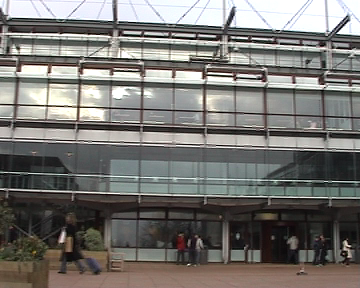
%> input picture mvg/images/parade1.bmp, 360 x 288 px; its folder holds only this picture in this run
$ octave cvpr_computedescriptors.m   (GNU Octave 9; MATLAB toolbox functions it lacks are replaced by stand-ins)
%> lines starting %> are read from the running program, lines starting %| are printed output that depends on the picture
%> further down, img is the input picture: size 288x360x3 uint8; mean R, G, B 119, 116.9, 113.3
### global_colour_histogram/global_col_histo.m
function F=global_col_histo(img,Q)
%> called with Q = 4

% Function to compute the Global colour histogram
%% Input params:
% img:      RGB image
% Q:        The level of quantization of the RGB space
%% Output:
% H:        Feature vector of img

% qimg: normalized img
qimg = double(img)./256;
qimg = floor(qimg.*Q);
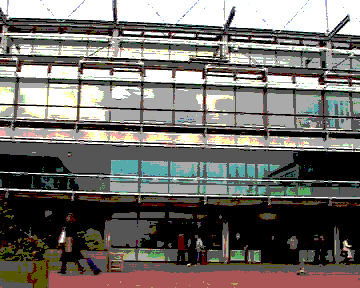
%> qimg: size 288x360x3 double; mean R, G, B 1.34, 1.29, 1.24; drawn with min black and max white

% extract red, green, blue channels
rdash = qimg(:,:,1);
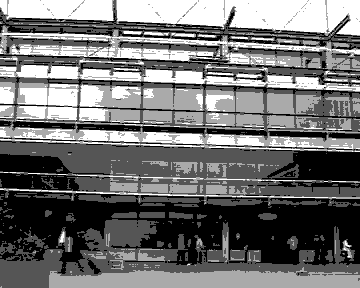
%> rdash: size 288x360 double; min 0, max 3, mean 1.34; drawn with min black and max white
gdash = qimg(:,:,2);
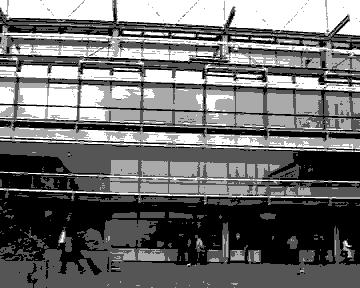
%> gdash: size 288x360 double; min 0, max 3, mean 1.29; drawn with min black and max white
bdash = qimg(:,:,3);
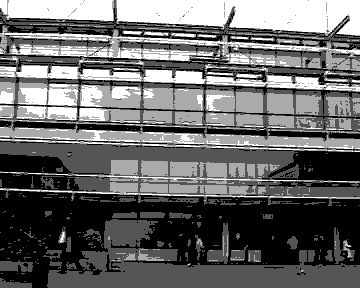
%> bdash: size 288x360 double; min 0, max 3, mean 1.24; drawn with min black and max white

% bin: a 2D image where each 'pixel' contains an integer value in range 0 to Q^3-1 inclusive
bin = rdash*(Q^2) + gdash*(Q) + bdash;
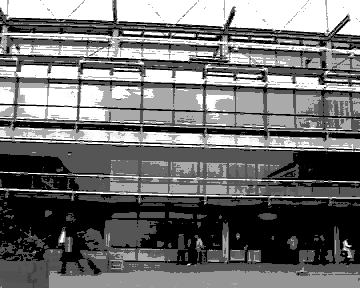
%> bin: size 288x360 double; min 0, max 63, mean 27.8; drawn with min black and max white

% vals: build a frequency histogram from these values
vals=reshape(bin,1,size(bin,1)*size(bin,2));

% Now we can use hist to create a histogram of Q^3 bins.
F = histogram(vals,Q^3-1);
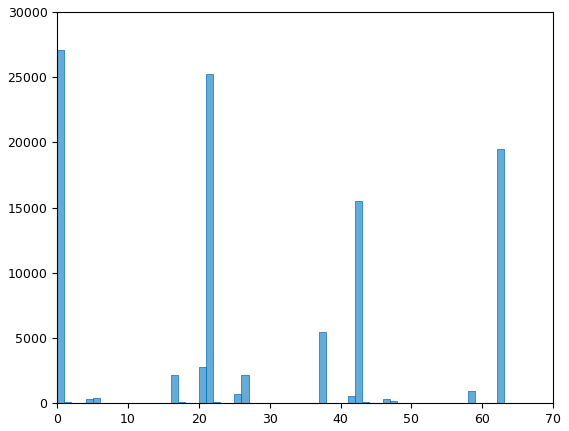
%> figure redrawn from the program's plot data; tallest bar 27105 high, from x = 0 to 1

return;

### global_colour_histogram/cvpr_computedescriptors.m
%% EEE3032 - Computer Vision and Pattern Recognition (ee3.cvpr)
%%
%% cvpr_computedescriptors.m
%% Skeleton code provided as part of the coursework assessment
%% This code will iterate through every image in the MSRCv2 dataset
%% and call a function 'extractRandom' to extract a descriptor from the
%% image.  Currently that function returns just a random vector so should
%% be changed as part of the coursework exercise.
%%
%% (c) John Collomosse 2010  (J.Collomosse@surrey.ac.uk)
%% Centre for Vision Speech and Signal Processing (CVSSP)
%% University of Surrey, United Kingdom

close all;
clear all;

%% Edit the following line to the folder you unzipped the MSRCv2 dataset to
DATASET_FOLDER = '/Users/darinageorgieva/Documents/dev/uni/cvprlab/labs/cw/MSRC_ObjCategImageDatabase_v2';

%% Create a folder to hold the results...
OUT_FOLDER = '/Users/darinageorgieva/Documents/dev/uni/cvprlab/labs/cw/cwork_basecode_2012/descriptors';
%% and within that folder, create another folder to hold these descriptors
%% the idea is all your descriptors are in individual folders - within
%% the folder specified as 'OUT_FOLDER'.
OUT_SUBFOLDER='globalRGBhisto';


allfiles=dir (fullfile([DATASET_FOLDER,'/Images/*.bmp']));
for filenum=1:length(allfiles)
    fname=allfiles(filenum).name;
    fprintf('Processing file %d/%d - %s\n',filenum,length(allfiles),fname);
    tic;
    imgfname_full=([DATASET_FOLDER,'/Images/',fname]);
    img = imread(imgfname_full);
    fout=[OUT_FOLDER,'/',OUT_SUBFOLDER,'/',fname(1:end-4),'.mat'];%replace .bmp with .mat

    %% Image descriptors:
    % Global colour histogram descriptor:
    % Input parameters: (img, level of quantization)
    F=global_col_histo(img, 4);

    save(fout,'F');
    toc
end

$ run again, on mvg/images/parade2.bmp
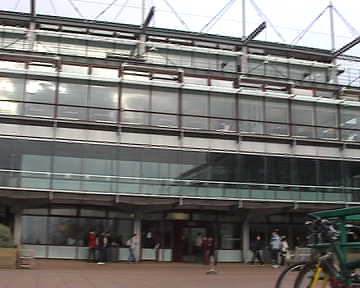
%> input picture mvg/images/parade2.bmp, 360 x 288 px
%> img is the input picture: size 288x360x3 uint8; mean R, G, B 119.1, 117.5, 114.7
%> in global_col_histo, `qimg = floor(qimg.*Q);`:
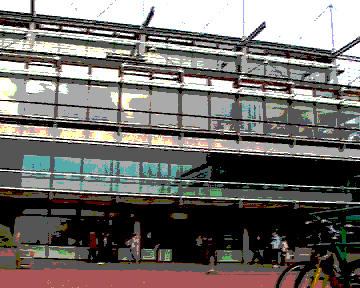
%> qimg: size 288x360x3 double; mean R, G, B 1.33, 1.29, 1.24; drawn with min black and max white
%> in global_col_histo, `bin = rdash*(Q^2) + gdash*(Q) + bdash;`:
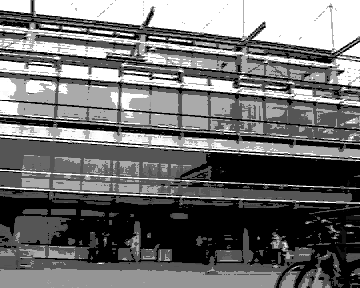
%> bin: size 288x360 double; min 0, max 63, mean 27.7; drawn with min black and max white
